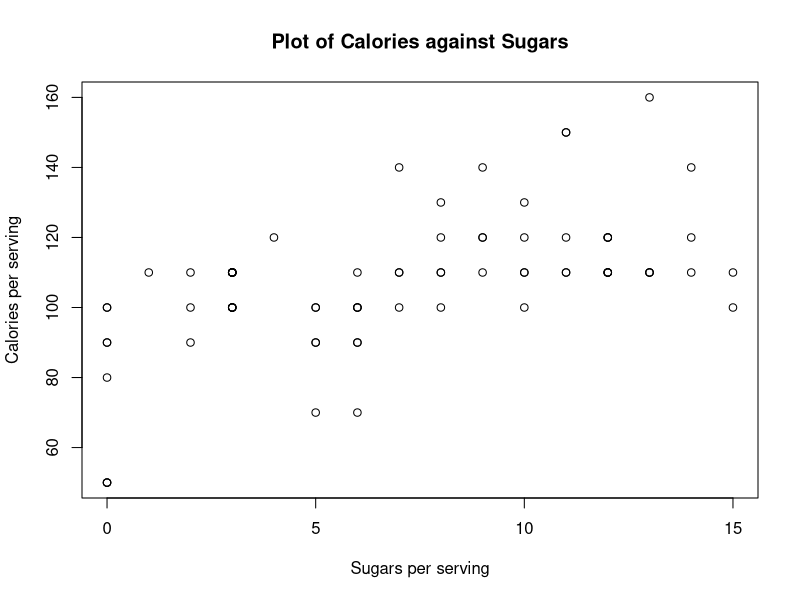
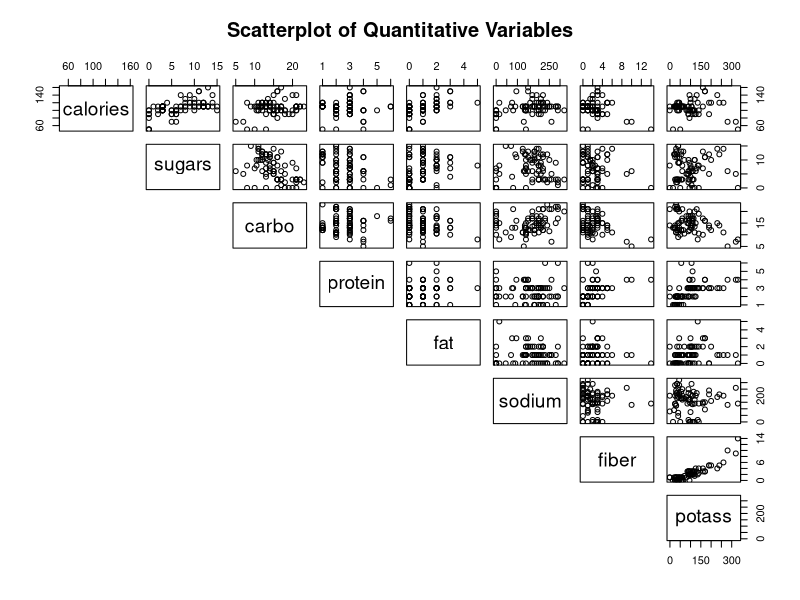
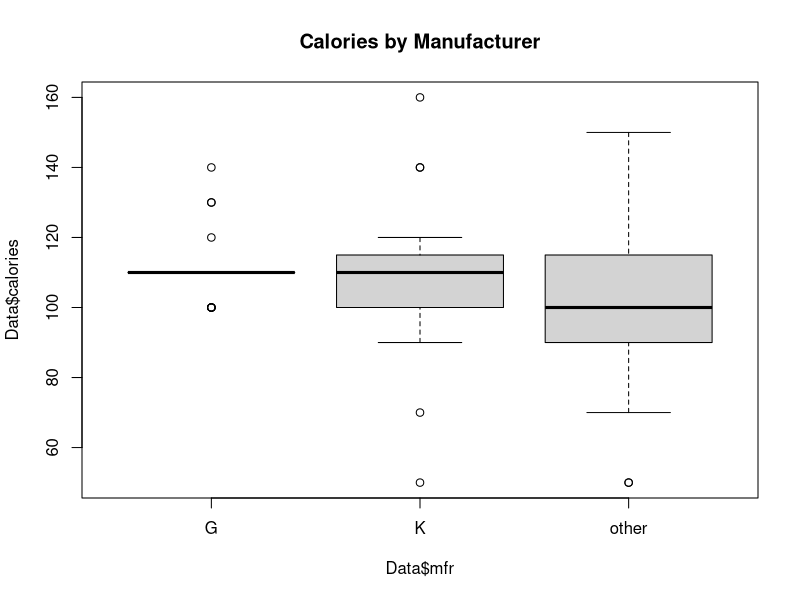
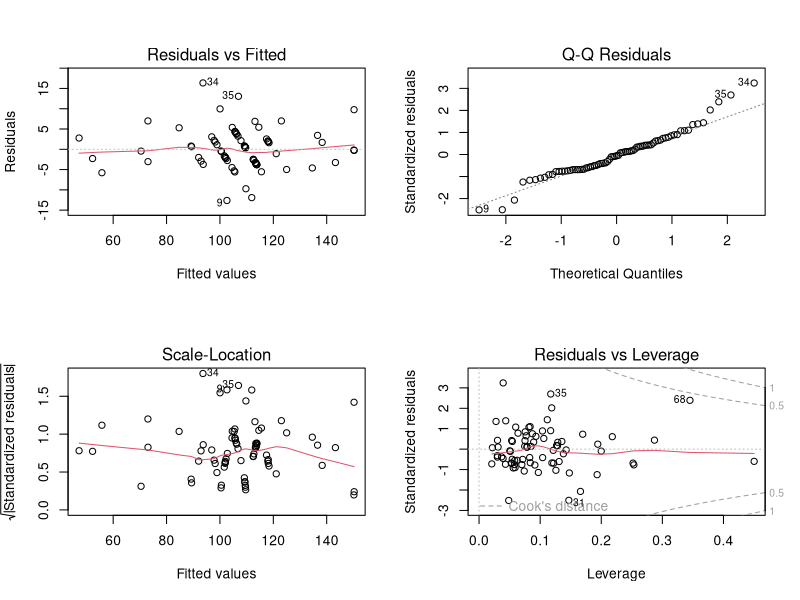

The R script that drew these images, in order: (Note: this script raises an error after producing the figures.)
################
##Reading Data##
################

Data<-read.table("cereals.txt", header=TRUE)

##see how shelf is viewed
class(Data$shelf)

##make R view shelf as categorical
Data$shelf<-factor(Data$shelf)
is.factor(Data$shelf)

head(Data$shelf)

##give descriptive names to shelf
levels(Data$shelf)
levels(Data$shelf) <- c("low", "middle", "top") ##order needs to match

head(Data$shelf)

#######
##EDA##
#######

##scatterplot
plot(Data$sugars,Data$calories,xlab="Sugars per serving",	ylab="Calories per serving", main="Plot of Calories against Sugars")

##correlation
cor(Data$sugars, Data$calories)

##scatterplot matrix
pairs(Data[,3:10], lower.panel = NULL, main="Scatterplot of Quantitative Variables")

##correlation matrix
cor(Data[,3:10])
round(cor(Data[,3:10]),3)

##boxplots
boxplot(Data$calories~Data$mfr, main="Calories by Manufacturer")

##obtain median of calories across manufacturers
tapply(Data$calories,Data$mfr,median)

##2 way table
mytab<-table(Data$shelf, Data$mfr)
mytab

##2 way table with proportions
prop.table(mytab, 2)

##############
##Regression##
##############

result<-lm(calories~sugars+carbo+protein+fat+sodium+fiber+potass, data=Data)

###############
##Diagnostics##
###############

par(mfrow=c(2,2))
plot(result)

library(MASS)
par(mfrow=c(1,1))
MASS::boxcox(result)

#############
##Inference##
#############

summary(result)

##fit reduced model
reduced<-lm(calories~sugars+carbo+protein+fat, data=Data)

##partial F test
anova(reduced,result)

##CI for parameters
confint(reduced,level = 0.95)

newdata<-data.frame(sugars=5, carbo=15, protein=3, fat=1.5)
predict(reduced,newdata,level=0.95, interval="confidence")
predict(reduced,newdata,level=0.95, interval="prediction")

names(reduced)
reduced$coefficients

##########################
##Categorical predictors##
##########################

class(Data$mfr)

##change reference class
Data$mfr<-relevel(Data$mfr, ref = "other")
contrasts(Data$mfr)

##add mfr to reduced model
reduced2<-lm(calories~sugars+carbo+protein+fat+mfr, data=Data)
summary(reduced2)

##multiple comparisons
library(multcomp)
pairwise<-multcomp::glht(reduced2, linfct = mcp(mfr= "Tukey"))
summary(pairwise)
